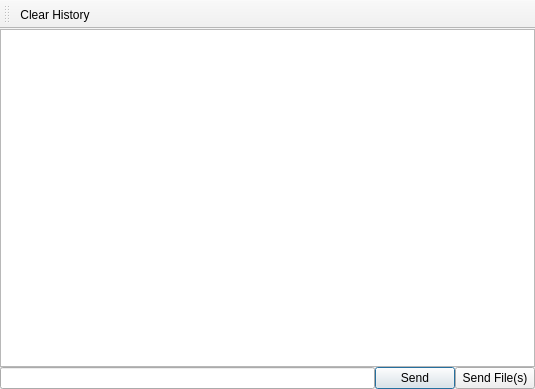
<?xml version="1.0" encoding="UTF-8"?>
<ui version="4.0">
 <class>ChatWindow</class>
 <widget class="QMainWindow" name="ChatWindow">
  <property name="geometry">
   <rect>
    <x>0</x>
    <y>0</y>
    <width>535</width>
    <height>389</height>
   </rect>
  </property>
  <property name="windowTitle">
   <string>MainWindow</string>
  </property>
  <widget class="QWidget" name="centralwidget">
   <layout class="QVBoxLayout" name="verticalLayout">
    <property name="spacing">
     <number>0</number>
    </property>
    <property name="margin">
     <number>0</number>
    </property>
    <item>
     <widget class="QTextBrowser" name="txtHistory">
      <property name="sizePolicy">
       <sizepolicy hsizetype="Expanding" vsizetype="Preferred">
        <horstretch>0</horstretch>
        <verstretch>50</verstretch>
       </sizepolicy>
      </property>
     </widget>
    </item>
    <item>
     <layout class="QHBoxLayout" name="horizontalLayout">
      <item>
       <widget class="QLineEdit" name="txtMessage"/>
      </item>
      <item>
       <widget class="QPushButton" name="cmdSendMessage">
        <property name="text">
         <string>Send</string>
        </property>
        <property name="autoDefault">
         <bool>true</bool>
        </property>
        <property name="default">
         <bool>true</bool>
        </property>
       </widget>
      </item>
      <item>
       <widget class="QPushButton" name="cmdSendFiles">
        <property name="text">
         <string>Send File(s)</string>
        </property>
       </widget>
      </item>
     </layout>
    </item>
   </layout>
  </widget>
  <widget class="QToolBar" name="toolBar">
   <property name="windowTitle">
    <string>toolBar</string>
   </property>
   <attribute name="toolBarArea">
    <enum>TopToolBarArea</enum>
   </attribute>
   <attribute name="toolBarBreak">
    <bool>false</bool>
   </attribute>
   <addaction name="actionClear_History"/>
  </widget>
  <action name="actionClear_History">
   <property name="icon">
    <iconset resource="../smartpay/src/rc.qrc">
     <normaloff>:/images/Icon_136.ico</normaloff>:/images/Icon_136.ico</iconset>
   </property>
   <property name="text">
    <string>Clear History</string>
   </property>
   <property name="toolTip">
    <string>Clear all past messages</string>
   </property>
  </action>
 </widget>
 <resources>
  <include location="../smartpay/src/rc.qrc"/>
 </resources>
 <connections/>
</ui>
